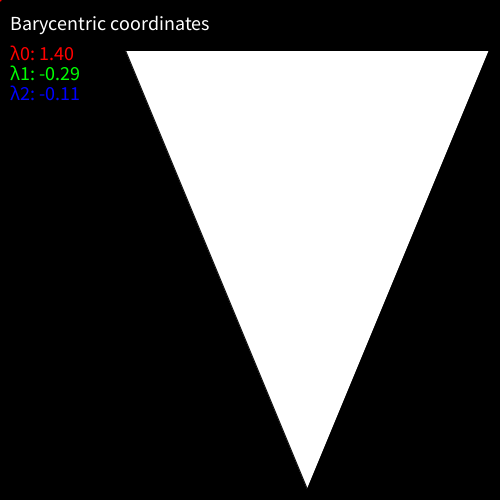
Frame 1 (no input)
Frame 60 (the mouse pressed at the canvas centre just before this capture): identical to frame 1, image omitted
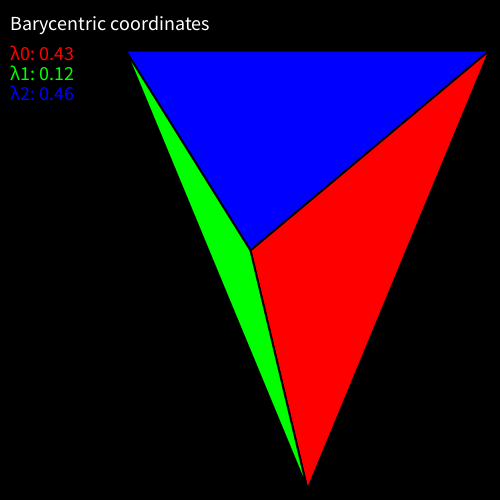
Frame 120 (the mouse held since frame 60 and released just before this capture)

The Processing sketch that drew these frames (run headless with seeded random() and noise(); from frame 60 on, the mouse is pressed at the canvas centre):

// Processing sketch: BarycentricCoordinates
// ── BarycentricCoordinates.pde

class barycentric
{
  float alpha;
  float beta;
  float gamma;
  String alphaS;
  String betaS;
  String gammaS;

  barycentric()
  {
    alpha = 0.0;
    beta = 0.0;
    gamma = 0.0;
  }

  barycentric(float A, float B, float C)
  {
    alpha = A;
    beta = B;
    gamma = C;
  }

  barycentric(float ax, float ay, float bx, float by, float cx, float cy, float x, float y)
  {
    float d = (by - cy) * (ax - cx) + (cx - bx) * (ay - cy);
    alpha = ((by-cy)*(x-cx)+(cx-bx)*(y-cy)) / d;
    beta = ((cy-ay)*(x-cx)+(ax-cx)*(y-cy)) / d;
    gamma = 1.0 - alpha - beta;
    alphaS = nf(alpha,1,2);
    betaS = nf(beta,1,2);
    gammaS = nf(gamma,1,2);
  }

  float interpolate(float a, float b, float c)
  {
    return a * alpha + b * beta + c * gamma;
  }
}

boolean inside_triangle(float ax, float ay, float bx, float by, float cx, float cy, float x, float y)
{
  float d = (by - cy) * (ax - cx) + (cx - bx) * (ay - cy);
  float alpha = ((by-cy)*(x-cx)+(cx-bx)*(y-cy)) / d;
  float beta = ((cy-ay)*(x-cx)+(ax-cx)*(y-cy)) / d;
  float gamma = 1.0 - alpha - beta;

  return !(alpha < 0 || alpha > 1 || beta < 0 || beta > 1 || gamma < 0 || gamma > 1);
}

float ax;
float ay;
float bx;
float by;
float cx;
float cy;

void setup()
{
  size(500, 500);
  textSize(20);
  colorMode(RGB, 1);

  ax = width/4;
  ay = 50;
  bx = width - 11;
  by = 50;
  cx = ((bx-ax)/2)+ax;
  cy = height - 11;
}

void draw()
{
  background(0);
  
  strokeWeight(1);
  stroke(0);
  fill(1);
  triangle(ax, ay, bx, by, cx, cy);

  barycentric abc = new barycentric(ax, ay, bx, by, cx, cy, mouseX, mouseY);

  textSize(20);
  textAlign(LEFT);
  fill(1);
  text("Barycentric coordinates",10,30);
  fill(1, 0, 0);
  //text("λ0: " + Float.toString(abc.alphaF), 0, 20);
  text("λ0: " + abc.alphaS, 10, 60);
  fill(0, 1, 0);
  text("λ1: " + abc.betaS, 10, 80);
  fill(0, 0, 1);
  text("λ2: " + abc.gammaS, 10, 100);
  fill(1, 1, 1);
  //text("x: " + Float.toString(abc.interpolate(ax, bx, cx)), 0, 80);
  //text("y: " + Float.toString(abc.interpolate(ay, by, cy)), 0, 100);
  //text(abc.alphaS,0,120);
  
  strokeWeight(2);
  if (inside_triangle(ax, ay, bx, by, cx, cy, mouseX, mouseY))
  {
    stroke(0, 0, 0);
    fill(0,0,1);
    triangle(ax,ay,mouseX,mouseY,bx,by);
    fill(1,0,0);
    triangle(bx,by,mouseX,mouseY,cx,cy);
    fill(0,1,0);
    triangle(cx,cy,mouseX,mouseY,ax,ay);

  }
  else
  {
    stroke(1, 0, 0);
  }
  point(mouseX, mouseY);

  if (mousePressed)
  {
    if (mouseButton == LEFT)
    {
      ax = mouseX;
      ay = mouseY;
    }

    if (mouseButton == RIGHT)
    {
      bx = mouseX;
      by = mouseY;
    }

    if (mouseButton == CENTER)
    {
      cx = mouseX;
      cy = mouseY;
    }
  }
}
